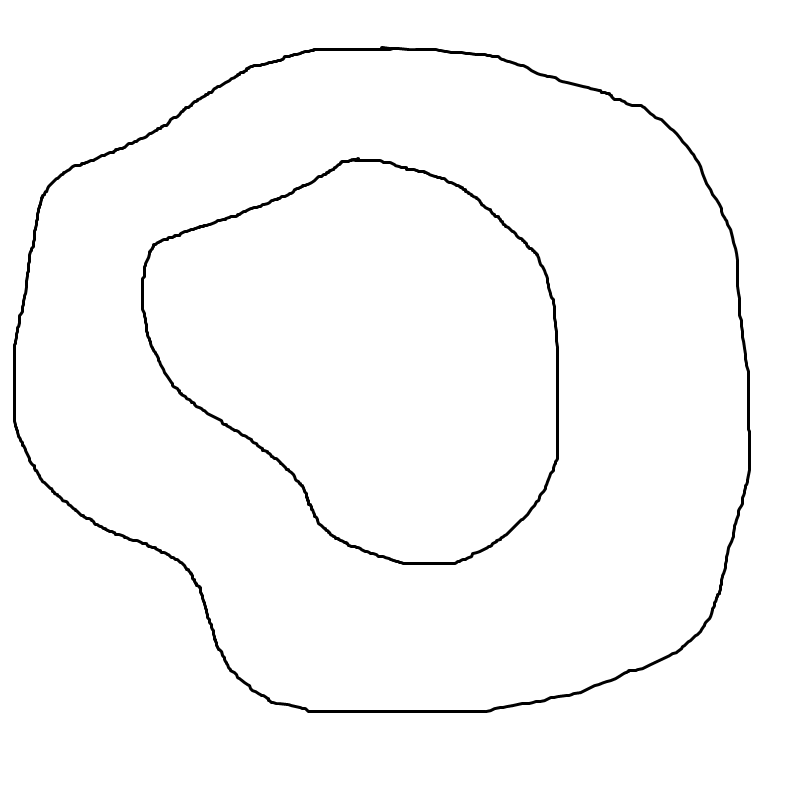
#> input picture track2.png, 800 x 800 px
$ python read_track.py
#> lines starting #> are read from the running program, lines starting #| are printed output that depends on the picture
from PIL import Image
import numpy as np


def jpg_to_grayscale_coordinates(image_path):
    # Open the image file
#> called with image_path = 'track2.png'
    img = Image.open(image_path)
#> img is the input picture: PIL image 800x800 RGBA; mean R, G, B, A 250.6, 250.6, 250.6, 255

    # Convert image to grayscale (if not already in grayscale)
    img_gray = img.convert('L')

    # Get image size
    width, height = img_gray.size
#> width = 800; height = 800

    print(f"size = {width}, {height}")
#| size = 800, 800
    # List to store coordinates and grayscale values
    coordinates = []

    # Iterate through each pixel and store coordinates and grayscale value
    for y in range(height):
        for x in range(width):
            # Get grayscale value at (x, y)
            grayscale_value = img_gray.getpixel((x, y))
            # Append coordinates (x, y) and grayscale value to the list
            coordinates.append(((x, y), grayscale_value))
#> after the loop, coordinates = 640000 items


    coords = np.zeros((width, height))
    for y in range(height):
        for x in range(width):
            coords[x,y] = img_gray.getpixel((x, y))
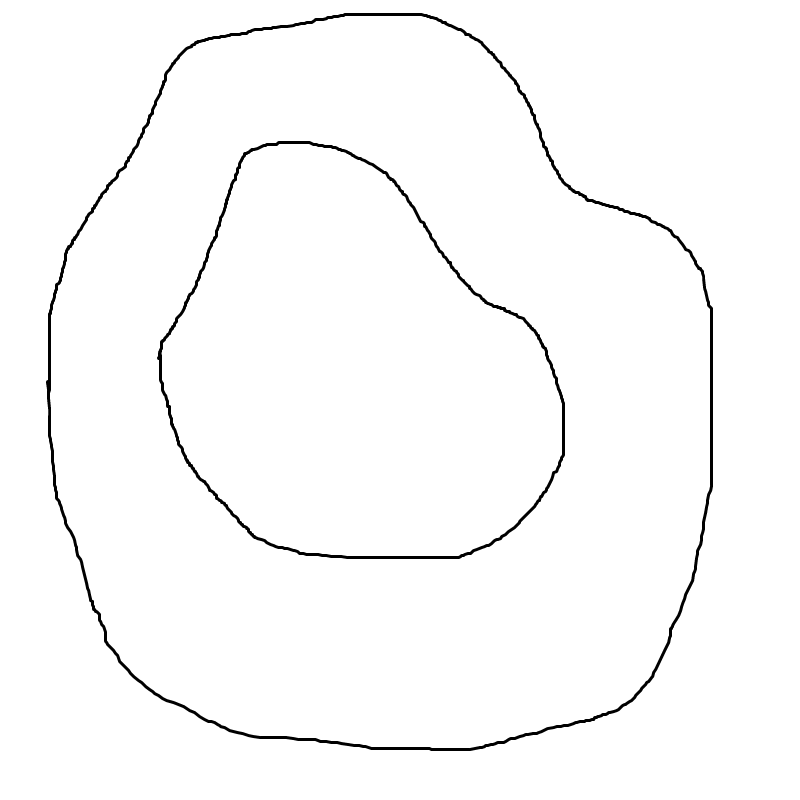
#> coords: shape (800, 800) float64; min 0, max 255, mean 250.6

    return coordinates, coords


# Example usage:
image_path = 'track2.png'
coordinates, coords = jpg_to_grayscale_coordinates(image_path)
#> coordinates = 640000 items

print(coordinates[-1])
#| ((799, 799), 255)

print(coords[:200,395:405])
#> (printed output is left out)

$ run again, with track3.png copied over track2.png
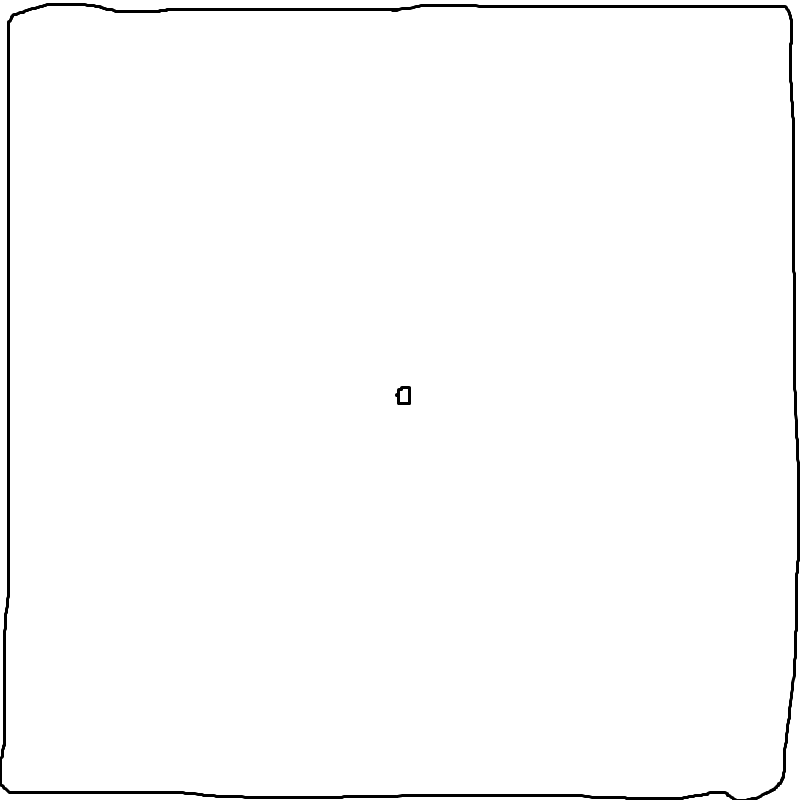
#> input picture track3.png, 800 x 800 px
#> in jpg_to_grayscale_coordinates, img is the input picture: PIL image 800x800 RGBA; mean R, G, B, A 251.2, 251.2, 251.2, 255
#| size = 800, 800
#> after the loop in jpg_to_grayscale_coordinates, `for y in range(height):`: coordinates = 640000 items
#> after the loop in jpg_to_grayscale_coordinates, `for y in range(height):`:
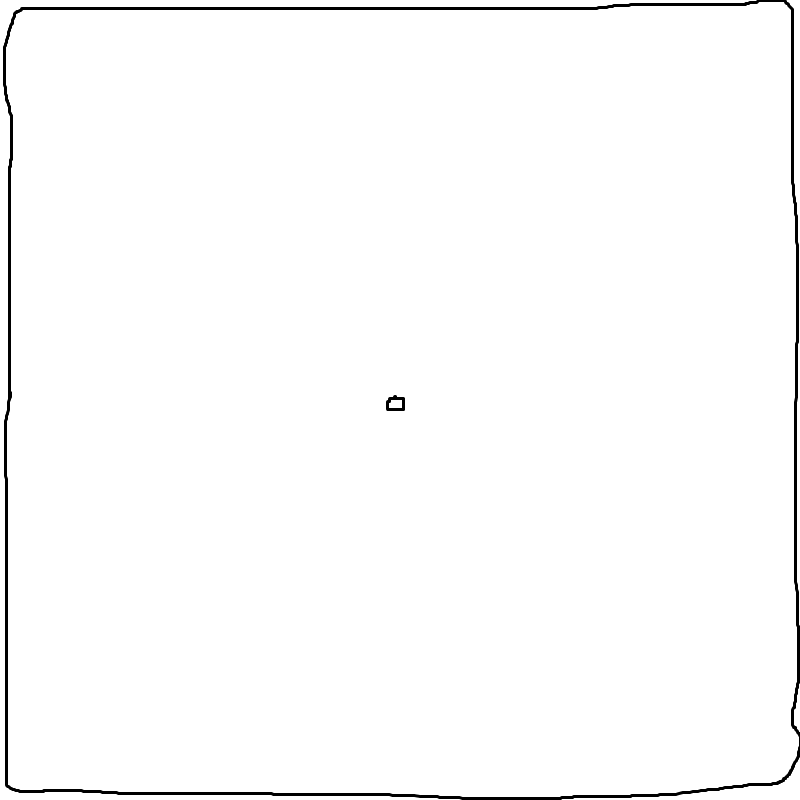
#> coords: shape (800, 800) float64; min 0, max 255, mean 251.2
#| ((799, 799), 255)
#> (printed output is left out)
